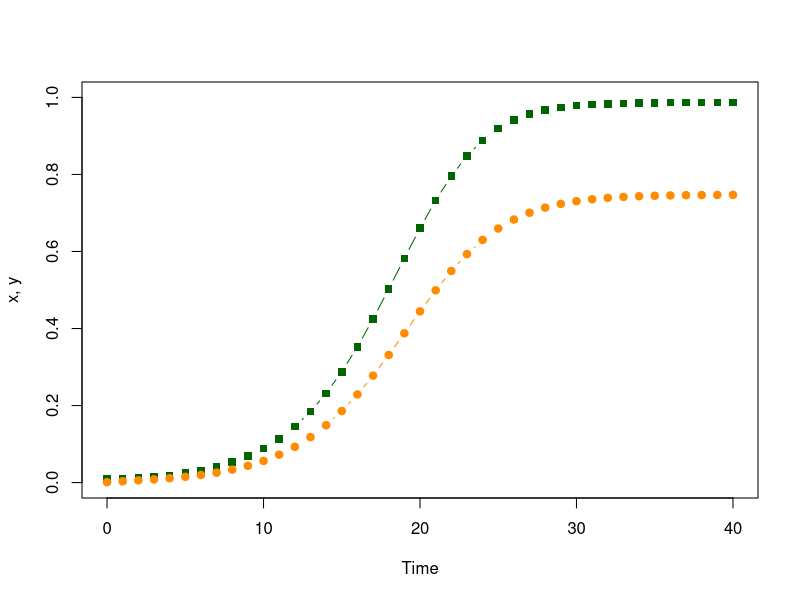
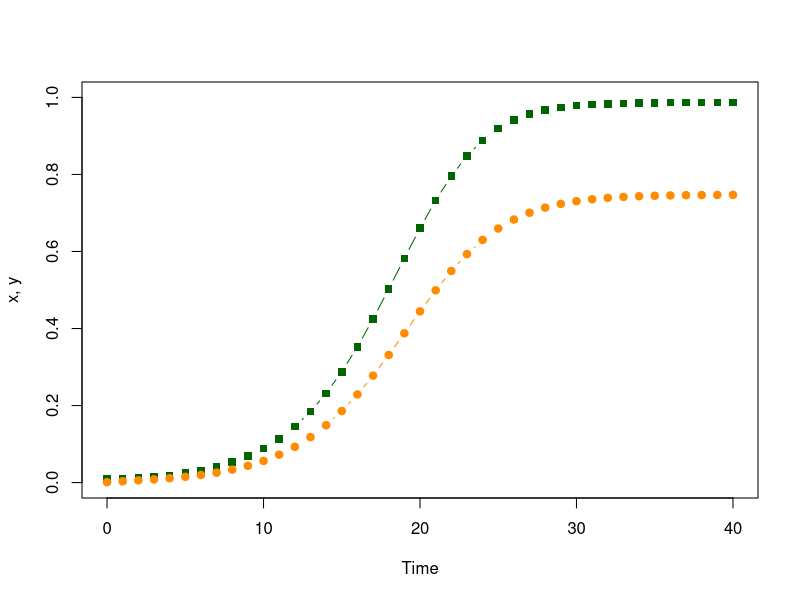
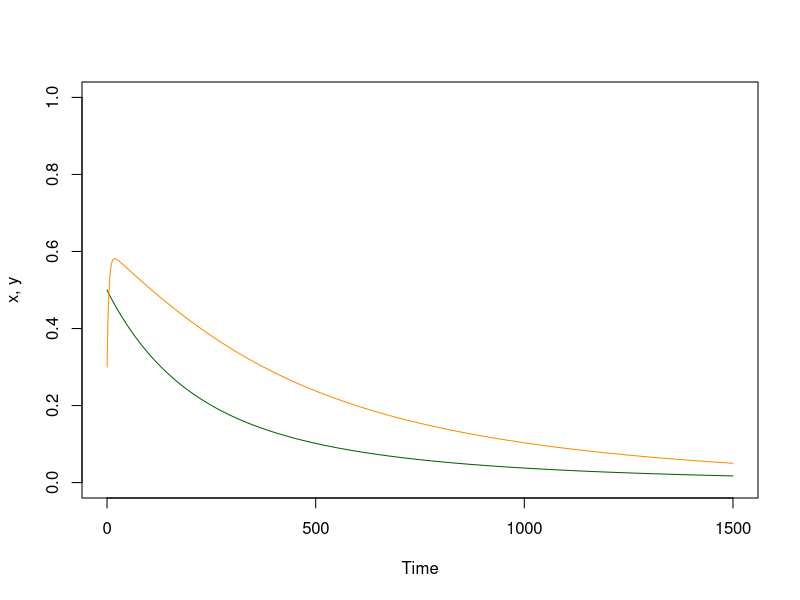
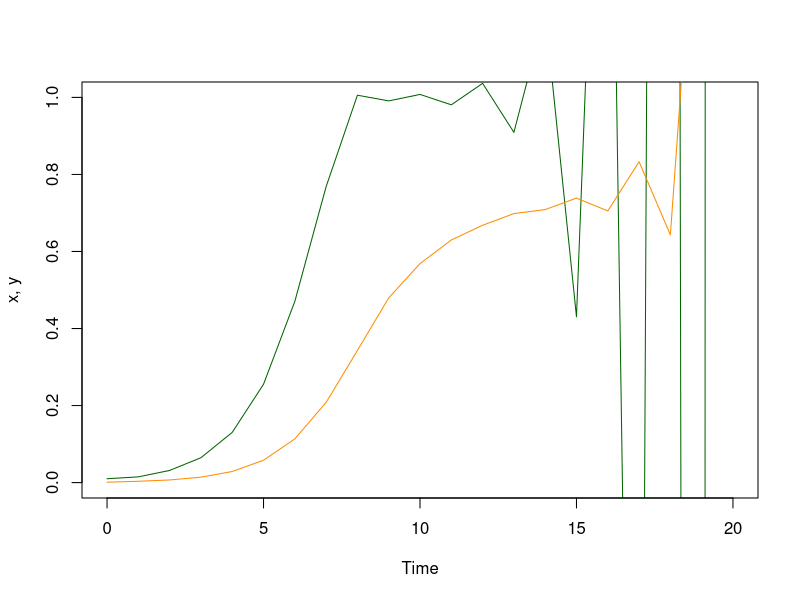
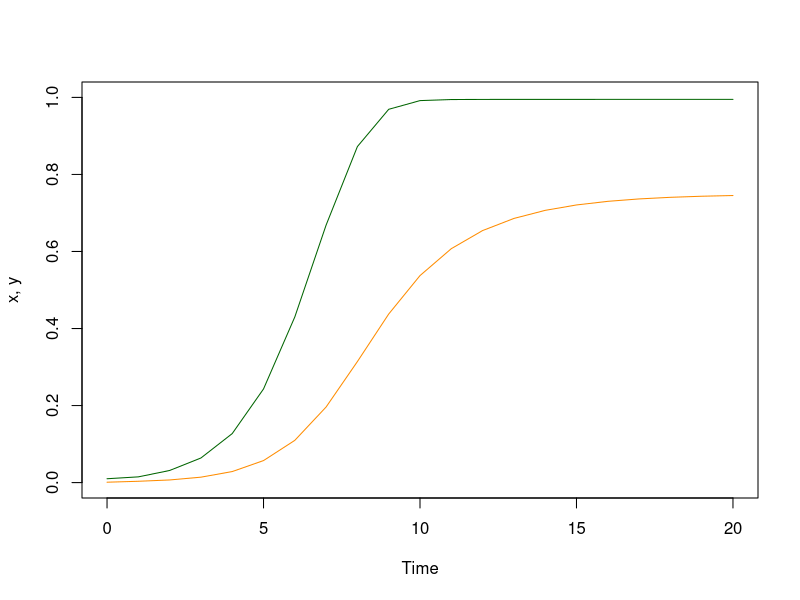

Write the R code that produced these figures, in order.
## ---- chunk 1
# Initial Conditions, as a Named Vector
x0 = .01
y0 = .001
xy = c(t=0, x=x0, y=y0)
## ---- chunk 2
# The Parameters, as a Named Vector
par = list(
  s = 1/200, # The fraction of infections that clear each day
  u = 1/12,  # The fraction of mosquitoes that die each day
  a = 1/4,   # The fraction of mosquitoes that blood feed on a human each day
  m = 2      # The number of mosquitoes per human
) 
## ---- chunk 3
dts_xy_1 = function(xy, p){with(as.list(xy), with(p,{
  xn = x + m*a*y*(1-x) - s*x
  yn = y + a*x*(1-y) - u*y
  return(c(t=t+1, x=xn, y=yn))
}))}
## ---- chunk 4
# xy_t stores the values of the variables
xy_t = xy 
## ---- chunk 5
# Compute and store the values of the variables  
xy = dts_xy_1(xy, par)
xy_t = rbind(xy_t, xy)
## ---- chunk 6
# Print 
print(xy) 
## ---- chunk 7
# Iterate to compute the values as they change over time 
for(t in 2:40){
  xy = dts_xy_1(xy, par) 
  xy_t = rbind(xy_t, xy) 
} 
## ---- chunk 8
print(tail(xy_t, 3)) 
## ---- chunk 9
with(data.frame(xy_t),{
  plot(t, x, type = "b", ylim = c(0,1), col = "darkgreen", ylab = "x, y", xlab = "Time", pch=15)
  lines(t, y, type = "b", col = "darkorange", pch =19)
})
## ---- chunk 10
# The last value is still stored as xy; the [-1] omits t
xy[-1] - dts_xy_1(xy, par)[-1]
## ---- chunk 11
for(i in 41:140){
  xy = dts_xy_1(xy, par)
  xy_t = rbind(xy_t, xy) 
} 
xy[-1] - dts_xy_1(xy, par)[-1]
## ---- chunk 12
# Compute the steady state 
find_eq_dts_1 = function(par){with(par,{
  xx = (m*a^2 - s*u)/ (m*a^2 + s*a)
  yy = a*xx/(u+a*xx) 
  c(x=xx,y=yy)
})}
## ---- chunk 13
xy[-1]
find_eq_dts_1(par) 
## ---- chunk 14
verify_dts_1 = function(xy, pars){
  sum(abs(xy[-1] - find_eq_dts_1(pars))) 
}
verify_dts_1(xy, par)
## ---- chunk 15
check_it_dts_1 = function(xy, pars, tol=1e-9)
{
  verify_dts_1(xy, pars) < tol
}
check_it_dts_1(xy, par)
## ---- chunk 16
solve_dts_xy_1 = function(pars, x0=.01, y0 = 0.001, tmax=100){
   xy = c(t=0, x=x0, y=y0) 
   xy_t = xy 
   for(t in 1:tmax){
     xy = dts_xy_1(xy, pars)
     xy_t = rbind(xy_t, xy)
   }
   return(list(t=xy_t[,1], x=xy_t[,2], y = xy_t[,3], last = xy)) 
}
## ---- chunk 17
plot_xy = function(xy_t, add_points = FALSE){with(xy_t,{
  llty = "l"
  if(add_points == TRUE) llty = "b"
  plot(t, x, type = llty, ylim = c(0,1), col = "darkgreen", ylab = "x, y", xlab = "Time", pch=15)
  lines(t, y, type = llty, col = "darkorange", pch =19)
})}
## ---- chunk 18
plot_xy(solve_dts_xy_1(par, tmax=40), add_points=TRUE) 
## ---- chunk 19
par1 = par
par1$m = 0.005
find_eq_dts_1(par1)
## ---- chunk 20
plot_xy(solve_dts_xy_1(par1, x0 = .5, y0=.3, tmax=1500)) 
## ---- chunk 21
m_crit = with(par, s*u/a^2)
m_crit 
## ---- chunk 22
par2 = par
par2$m = m_crit
find_eq_dts_1(par2)
## ---- chunk 23
par3 = par
par3$m = 20 
plot_xy(solve_dts_xy_1(par3, x0 = .01, y0=.001, tmax=20)) 
## ---- chunk 24
find_eq_dts_2 = function(pars){with(pars,{
   f_xx = function(x, pp){with(pp,{
     xx = (1 - exp(-m*a^2*x/(u+a*x)))*(1-x) - s*x
     y = a*xx/(u+a*xx)
     yy = u*y + a*xx*(1-y) 
     return(xx^2 + yy^2)
   })}
   xx = optimize(f_xx, c(0,1), pp=pars)$min
   yy = a*xx/(u+a*xx) 
   c(xx, yy)
})}
## ---- chunk 25
find_eq_dts_2(par3)
## ---- chunk 26
dts_xy_2 = function(xy, p){with(as.list(xy), with(p,{
  xn = x - s*x + (1-exp(-m*a*y))*(1-x) 
  yn = y - u*y + a*x*(1-y) 
  t=t+1
  return(c(t=t, x=xn, y=yn))
}))}
## ---- chunk 27
solve_dts_xy_2 = function(pars, x0=.01, y0 = 0.001, tmax=100){
   xy = c(t=0, x=x0, y=y0) 
   xy_t = xy 
   for(t in 1:tmax){
     xy = dts_xy_2(xy, pars)
     xy_t = rbind(xy_t, xy)
   }
   return(list(t=xy_t[,1], x=xy_t[,2], y = xy_t[,3], last = xy)) 
}
## ---- chunk 28
plot_xy(solve_dts_xy_2(par3, x0 = .01, y0=.001, tmax=20)) 
## ---- chunk 29
find_eq_dts_2(par3)
## ---- chunk 30
solve_dts_xy_2(par3, x0=.1, y0=.05,tmax=300)$last[-1]
## ---- chunk 31
verify_dts_2 = function(pars, x0 = .1, y0=.05, tmax=200){
  xyt = solve_dts_xy_2(pars, x0=x0, y0=y0, tmax=tmax)
  sum(abs(xyt$last[-1] - find_eq_dts_2(pars))) 
}
## ---- chunk 32
verify_dts_2(par3, tmax=300)
## ---- chunk 33
check_it_dts_2 = function(pars, x0 = .1, y0=.05, tmax=200, tol=1e-5)
{
  verify_dts_2(pars, x0, y0, tmax) < tol
}
check_it_dts_2(par3, tmax=200)
